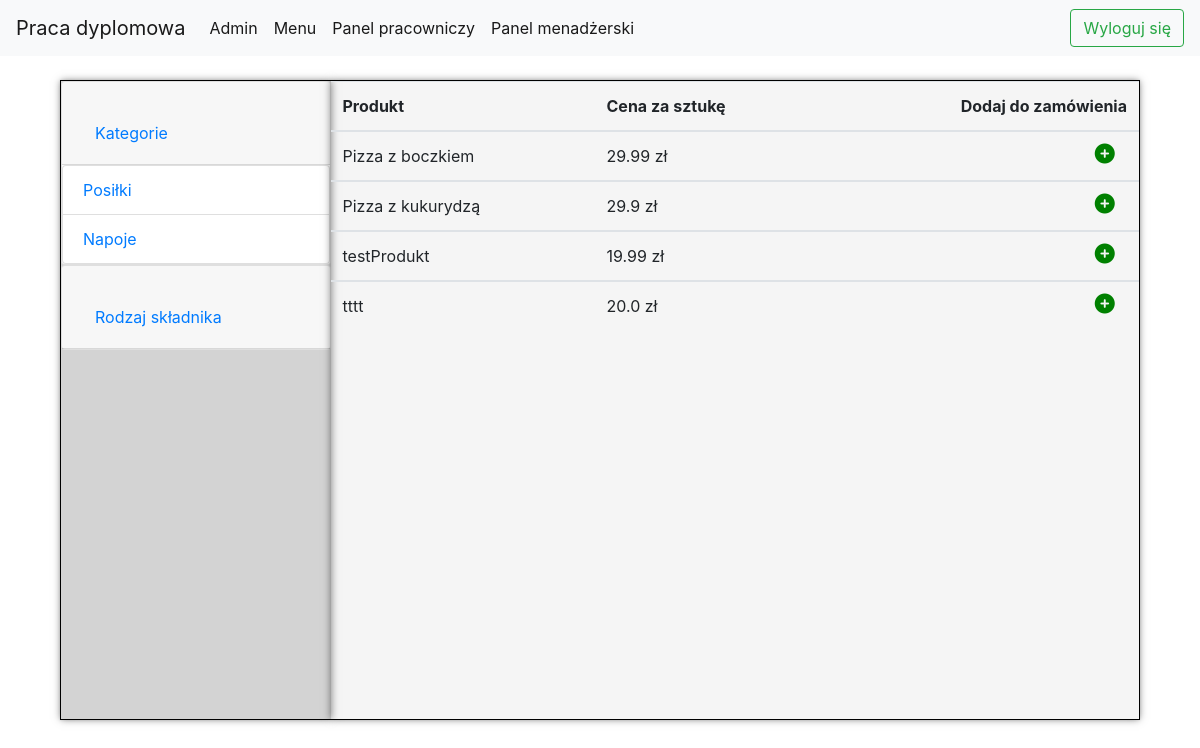
/order/78/add_product/meals/ (signed in), run on the app's committed database.
### restaurantApp/models.py (models this page shows, shortened)
class Product(models.Model):
    name = models.CharField(max_length=100)
    price = models.FloatField()
    PRODUCT_TYPES = (
        ('N', 'Napój'),
        ('P', 'Posiłek'),
        ('D', 'Dodatek')
    )
    product_type = models.CharField(max_length=3, choices=PRODUCT_TYPES, default='P')

### restaurantApp/views.py (the view, shortened to what this page needs)
# urls.py: path('order/<int:id>/add_product/<str:type>/', views.order_add_product, name='order_add_product'),
@login_required
def order_add_product(request, id, type="meals"):
    if type == "meals":
        meals = Product.objects.filter(product_type='P')
        return render(request, "restaurantApp/order_add_product.html",
                      {"data": meals, "id": id, "type": type})
    elif type == "beverages":
        beverages = Product.objects.filter(product_type='N')
        return render(request, "restaurantApp/order_add_product.html",
                      {"data": beverages, "id": id, "type": type})

### templates/restaurantApp/order_add_product.html (shortened to what this page needs)
<!DOCTYPE html>
{% extends "restaurantApp/base.html" %}
{% load static %}
{% block css_block %}
    <link rel="stylesheet" href="{% static 'css/products_group.css' %}">
{% endblock %}
{% block body_block %}
    <div class="main-window">
    <div class="option-windows">
    <div id="accordion">
        <div class="card">
            <div class="card-header" id="headingOne">
                <h5 class="mb-0">
                    <button class="btn btn-link" data-toggle="collapse" data-target="#collapseOne"
                            aria-expanded="true" aria-controls="collapseOne">
                        Kategorie
                    </button>
                </h5>
            </div>
            {% if type == "meals" or type == "beverages" %}
                <div id="collapseOne" class="collapse show" aria-labelledby="headingOne" data-parent="#accordion">
            {% else %}
                <div id="collapseOne" class="collapse" aria-labelledby="headingOne" data-parent="#accordion">
            {% endif %}
            <div class="card-body">
                <ul class="list-group">
                    <li class="list-group-item"><a
                            href="{% url "restaurantApp:order_add_product" id "meals" %}">Posiłki</a>
                    </li>
                    <li class="list-group-item"><a
                            href="{% url "restaurantApp:order_add_product" id "beverages" %}">Napoje</a>
                    </li>
                </ul>
            </div>
            </div>
            </div>
            <div class="card">
                <div class="card-header" id="headingTwo">
                    <h5 class="mb-0">
                        <button class="btn btn-link collapsed" data-toggle="collapse" data-target="#collapseTwo"
                                aria-expanded="false" aria-controls="collapseTwo">
                            Rodzaj składnika
                        </button>
                    </h5>
                </div>
                </div>
            </div>
        </div>
        <div class="view-window">
            <table class="table">
                <thead>
                <tr>
                    <th scope="col">Produkt</th>
                    <th scope="col">Cena za sztukę</th>
                    <th class="right-align" scope="col">Dodaj do zamówienia</th>
                </tr>
                </thead>
                <tbody>
                {% for d in data %}
                    <tr>
                        <td>{{ d.name }}</td>
                        <td>{{ d.price }} zł</td>
                        <td>
                            <a href="{% url "restaurantApp:order_id_add_product_id" id d.id %}"><i
                                    class="addSign fas fa-plus-circle"></i></a>
                        </td>
                    </tr>
                    </tbody>
                {% endfor %}
            </table>
        </div>
    </div>
{% endblock %}

### static/css/base.css (style rules this page uses)
html { overflow: hidden; }
body { margin: 0; box-sizing: border-box; }
html, body { height: 100%; width: 100%; background: url("/static/img/b3.JPG") no-repeat 0 0 scroll; height: 100%; width: 100%; background-position: 0px -40px; background-repeat: no-repeat; background-size: cover; }

### static/css/products_group.css (style rules this page uses)
.main-window { border: 1px solid black; position: absolute; right: 5%; height: 80%; left: 5%; top: 10%; box-shadow: 0 0 3px rgba(0, 0, 0, 0.1); }
.option-windows { overflow: scroll; position: absolute; width: 25%; height: 100%; box-shadow: 0 0 8px rgba(0, 0, 0, 0.5); background: lightgray; }
.view-window { box-shadow: 0 0 8px rgba(0, 0, 0, 0.5); overflow: scroll; position: absolute; right: 0px; width: 75%; height: 100%; }
.card-body { padding: 0px 0px 0px 0px; }
.addSign { font-size: 20px; color: green; position: absolute; right: 3%; }
.table { width: 100%; }
.right-align { text-align: right; }
.main-window { background-color: whitesmoke; }
.option-windows-panel input, button { margin-top: 20px; }

### data on the page
Product: name "Pizza z boczkiem", price "29.99"
Product: name "Pizza z kukurydzą", price "29.9"
Product: name "testProdukt", price "19.99"
Product: name "tttt", price "20.0"
